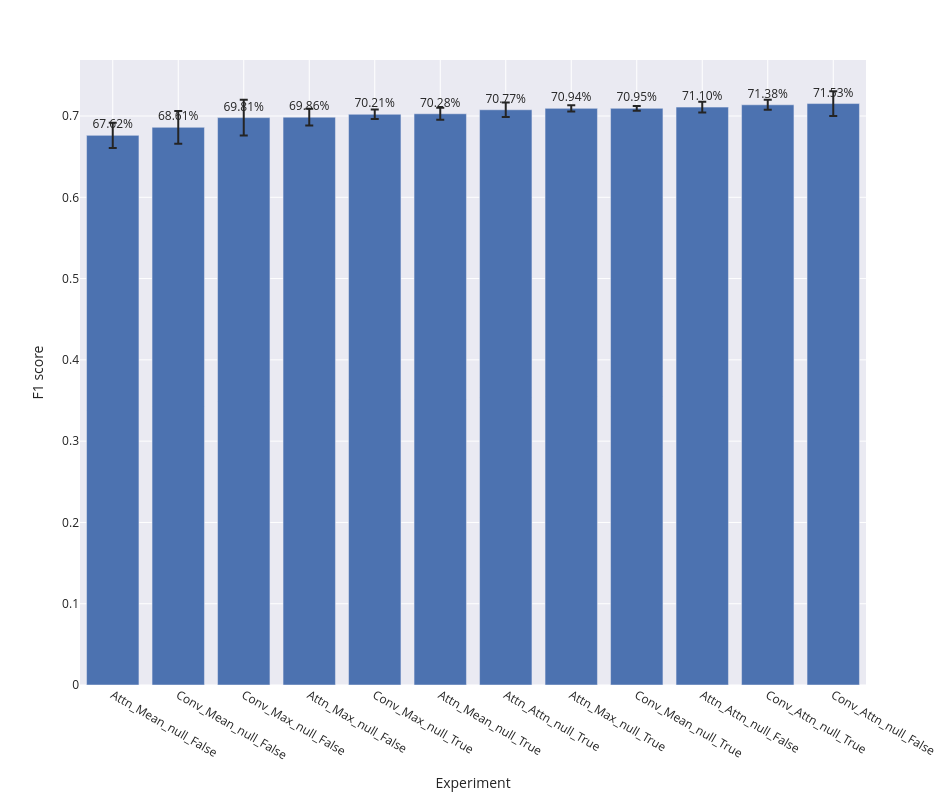

Notebook source saved alongside this figure:
### Code cell
bar_plot(label_wise_metrics_agg, 'f1_score')

### Figure 1 — Plotly figure (JSON) as saved in the notebook; plotly's stock layout.template omitted (floating-point values rounded to 4 significant figures)
{"data": [{"alignmentgroup": "True", "error_y": {"array": [0.01549, 0.0201, 0.02206, 0.01039, 0.005881, 0.007253, 0.00894, 0.003842, 0.002925, 0.006479, 0.00622, 0.01516]}, "hovertemplate": "expr=%{x}<br>f1_score_mean=%{text}<extra></extra>", "legendgroup": "", "marker": {"color": "rgb(76,114,176)", "pattern": {"shape": ""}}, "name": "", "offsetgroup": "", "orientation": "v", "showlegend": false, "text": [0.6762, 0.6861, 0.6981, 0.6986, 0.7021, 0.7028, 0.7077, 0.7094, 0.7095, 0.711, 0.7138, 0.7153], "textposition": "outside", "texttemplate": "%{text:.2%}", "type": "bar", "x": ["Attn_Mean_null_False", "Conv_Mean_null_False", "Conv_Max_null_False", "Attn_Max_null_False", "Conv_Max_null_True", "Attn_Mean_null_True", "Attn_Attn_null_True", "Attn_Max_null_True", "Conv_Mean_null_True", "Attn_Attn_null_False", "Conv_Attn_null_True", "Conv_Attn_null_False"], "xaxis": "x", "y": [0.6762, 0.6861, 0.6981, 0.6986, 0.7021, 0.7028, 0.7077, 0.7094, 0.7095, 0.711, 0.7138, 0.7153], "yaxis": "y"}], "layout": {"barmode": "group", "height": 800, "legend": {"tracegroupgap": 0}, "margin": {"t": 60}, "width": 950, "xaxis": {"anchor": "y", "domain": [0, 1], "title": {"text": "Experiment"}}, "yaxis": {"anchor": "x", "domain": [0, 1], "title": {"text": "F1 score"}}}}
